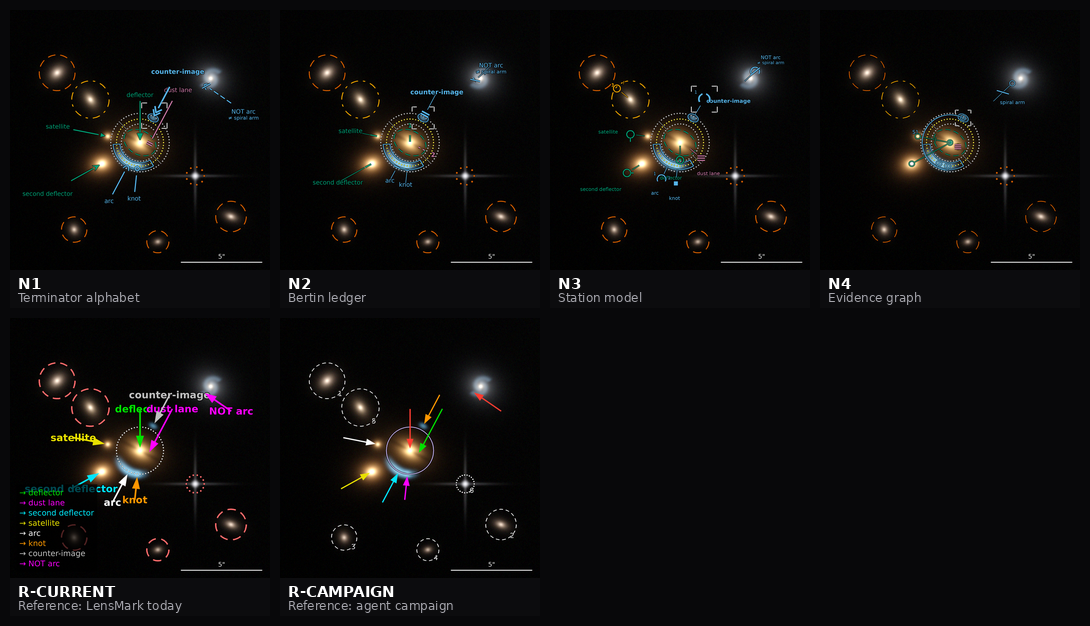
#> input picture formats/AstroMark/research/examples/reference/contact-260.png, 1090 x 626 px, given in place of null.png, which was not available
$ python measure.py metrics
#> lines starting #> are read from the running program, lines starting #| are printed output that depends on the picture; after the words box and inside, x2 and y2 are one past the last pixel; in counts of white or black regions, pixels touching at a corner belong together; pictures that were not available may be replaced by others from this repository, and a replacement may not be noted
#!/usr/bin/env python3
"""Measure the AstroMark notation arms, and build the comparison sheets.

    python measure.py metrics            # the numeric table
    python measure.py sheets             # contact sheets, CVD sheets, polarity triad, A/B pages
    python measure.py all

WHAT IS MEASURED, AND THE ONE TRAP

  ink %            overlay pixels differing from the null arm by >10/255, over panel pixels.
  occlusion %      the same, restricted to INFORMATIVE base pixels (luminance > sky + 3 sigma).
                   This is "let me see more of what's behind it" as a number.
  ink/statement    ink % divided by the number of marks the arm actually drew.

  The trap: raw ink is NOT comparable across arms that express different amounts. The two reference
  arms cannot draw bound rings or segmentation polygons at all, so they look thinner for free. An
  arm is penalised for saying more, which is the opposite of what the comparison is for. Both raw
  and normalised figures are therefore reported, and the statement count is printed beside them, so
  nobody reads the raw column alone.

  contrast p5      5th-percentile |L_ink - L_local| over stroke pixels, local = 5-px annulus median.
                   This is the number that says whether the casing works over a bright core, where
                   a thin unhaloed stroke fails and a heavy black halo passes but looks blocky.
"""
from __future__ import annotations

import argparse
import json
import subprocess
import sys
from pathlib import Path

import numpy as np
from PIL import Image, ImageDraw, ImageFont

import cvd
from render_proposals import ARMS, UPSCALE

HERE = Path(__file__).parent
REF = HERE / "reference"
PANEL = None          # set from the null arm


def load(arm: str, panel_only: bool = True) -> np.ndarray:
#> called with arm = 'null', panel_only = True
    im = Image.open(REF / f"{arm}.png").convert("RGB")
#> im is the input picture: PIL image 1090x626 RGB; mean R, G, B 13.5, 12.5, 12.2
    if panel_only:
        n = im.width
#> n = 1090
        im = im.crop((0, 0, n, n))
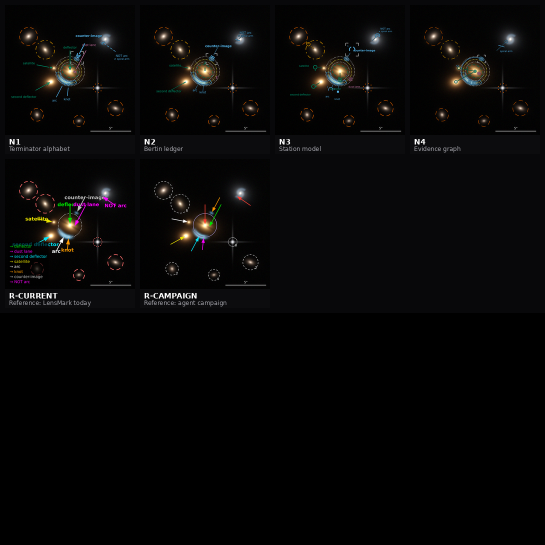
#> im: PIL image 1090x1090 RGB (shown at 1/2 size); mean R, G, B 7.7, 7.2, 7
    return np.asarray(im, dtype=np.float64)


def informative_mask(base: np.ndarray) -> np.ndarray:
    lum = base @ [0.2126, 0.7152, 0.0722]
    sky = float(np.median(lum))
#> sky = 2.14
    sig = float(np.std(lum[lum < np.percentile(lum, 80)]))
#> sig = 1.9
    return lum > sky + 3.0 * sig
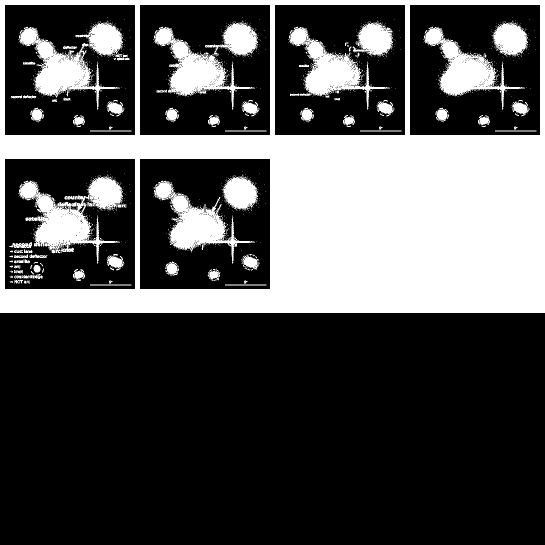
#> returned value: shape (1090, 1090) bool (shown at 1/2 size); 31.3% white; 1056 white regions (969 under 20 px), largest, box (x1, y1, x2, y2) and area: (0, 0, 1090, 626) 276740, (37, 351, 246, 528) 14232, (307, 362, 510, 528) 9978


def local_median(lum: np.ndarray, r: int = 5) -> np.ndarray:
    """Median of a (2r+1) box, computed by shifted stacking — no scipy."""
#> called with r = 5
    stack = []
    for dy in range(-r, r + 1, 2):
        for dx in range(-r, r + 1, 2):
            stack.append(np.roll(np.roll(lum, dy, 0), dx, 1))
#> after the loop, stack = 36 items
    return np.median(np.stack(stack), axis=0)
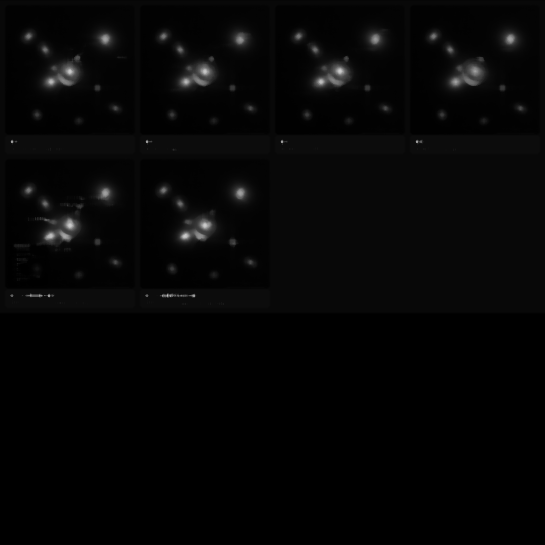
#> returned value: shape (1090, 1090) float64 (shown at 1/2 size); min 0, max 245.5, mean 5.6


# [15 lines left out: function statement_count, not called in this run]


def metrics(arms: list[str]) -> list[dict]:
    base = load("null")
    inf = informative_mask(base)
    blum = base @ [0.2126, 0.7152, 0.0722]
    loc = local_median(blum)
#> (the run stopped early here; a loop or call above may not have finished)

$ run again, on formats/AstroMark/research/examples/reference/n2.png
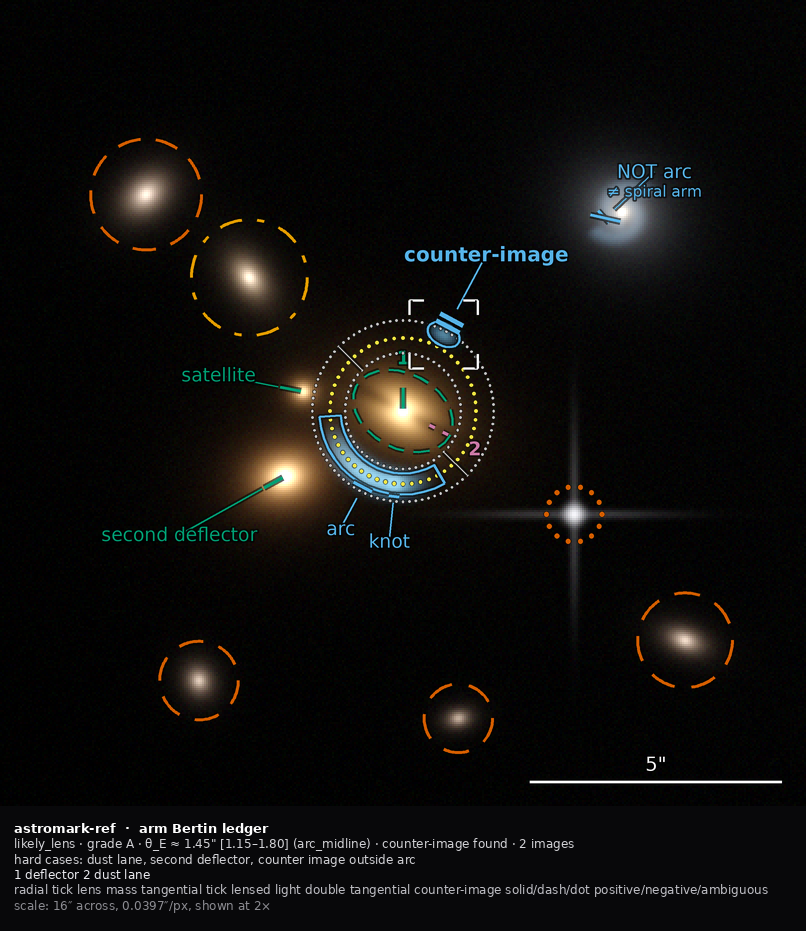
#> input picture formats/AstroMark/research/examples/reference/n2.png, 806 x 931 px, given in place of null.png, which was not available
#> in load, im is the input picture: PIL image 806x931 RGB; mean R, G, B 14.7, 13.6, 12.1
#> im: PIL image 806x806 RGB
#> sky = 3.94
#> sig = 2.31
#> in informative_mask, `return lum > sky + 3.0 * sig`:
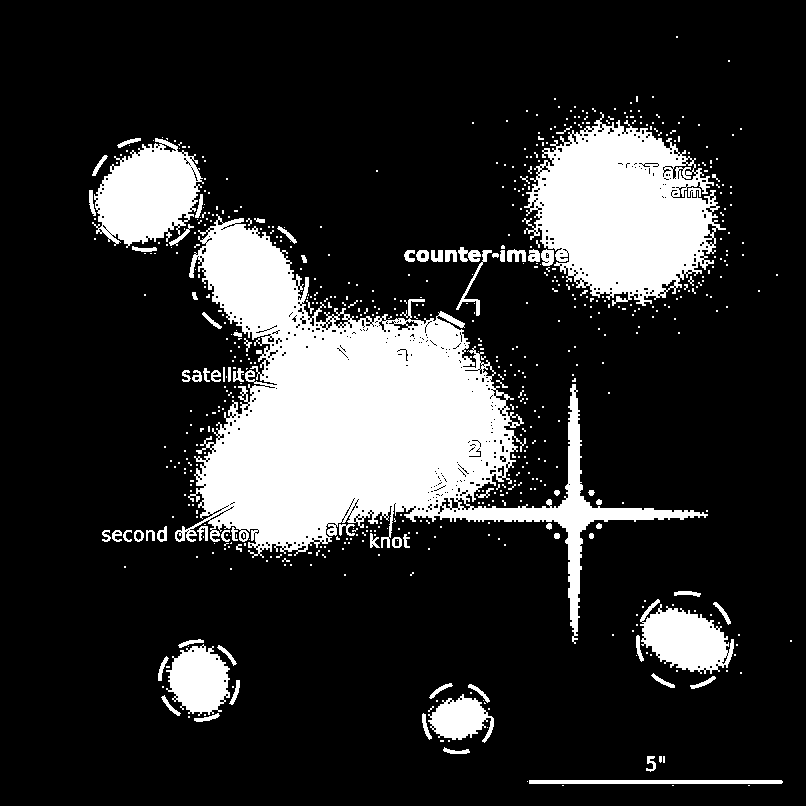
#> returned value: shape (806, 806) bool; 18.2% white; 628 white regions (543 under 20 px), largest, box (x1, y1, x2, y2) and area: (175, 214, 708, 644) 67935, (522, 112, 726, 306) 23873, (92, 138, 204, 248) 7809
#> after the loop in local_median, `for dy in range(-r, r + 1, 2):`: stack = 36 items
#> in local_median, `return np.median(np.stack(stack), axis=0)`:
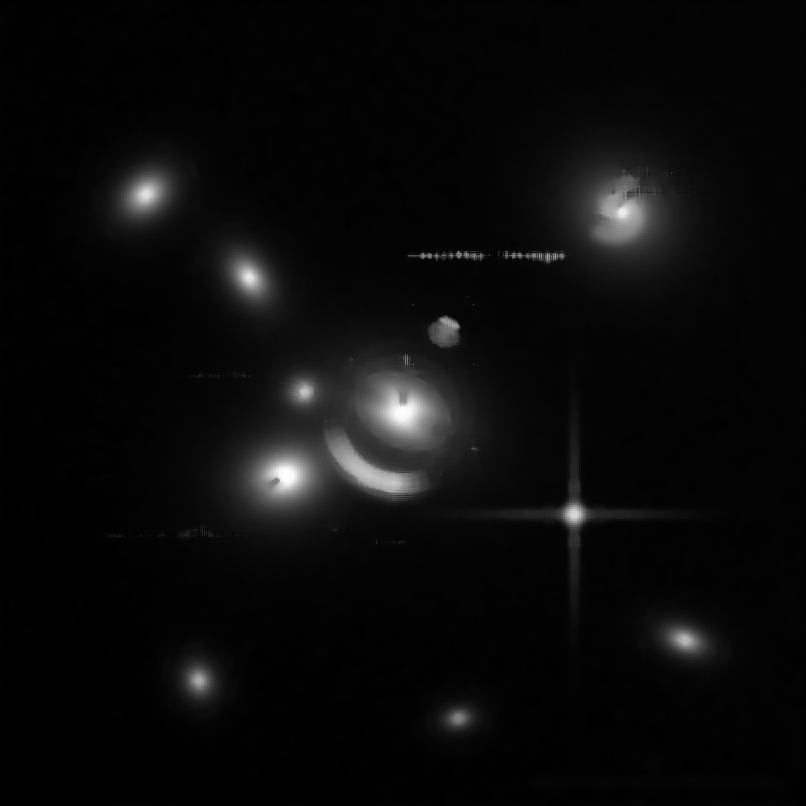
#> returned value: shape (806, 806) float64; min 0.144, max 254.5, mean 10.8

$ run again, on formats/AstroMark/research/examples/reference/n4.png
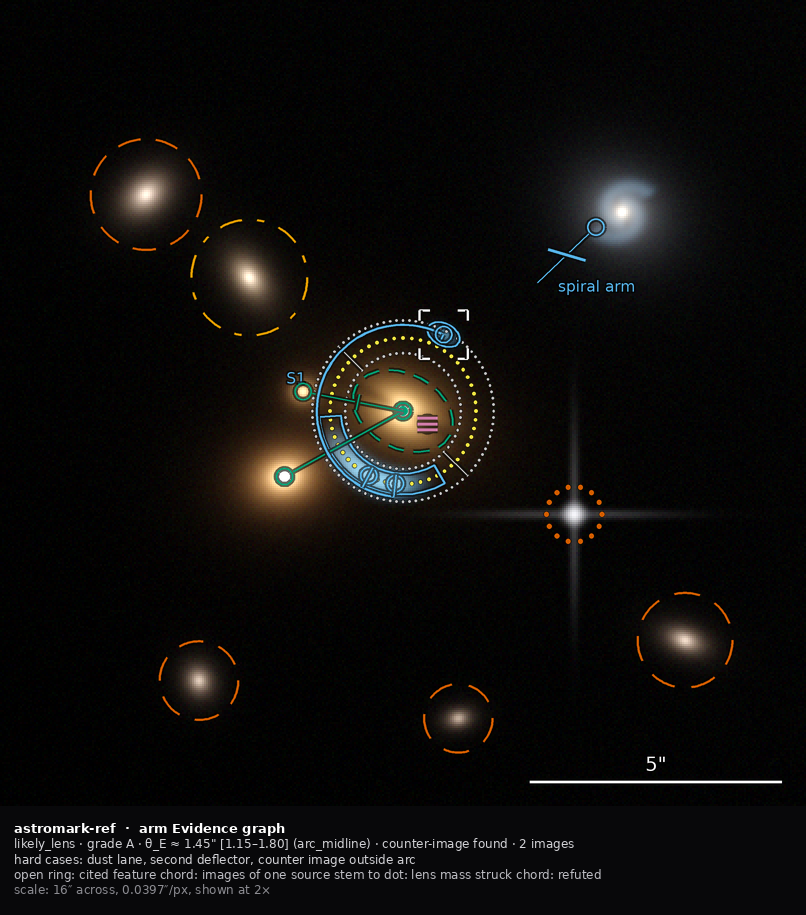
#> input picture formats/AstroMark/research/examples/reference/n4.png, 806 x 915 px, given in place of null.png, which was not available
#> in load, im is the input picture: PIL image 806x915 RGB; mean R, G, B 14, 12.7, 11.2
#> im: PIL image 806x806 RGB
#> sky = 3.94
#> sig = 2.28
#> in informative_mask, `return lum > sky + 3.0 * sig`:
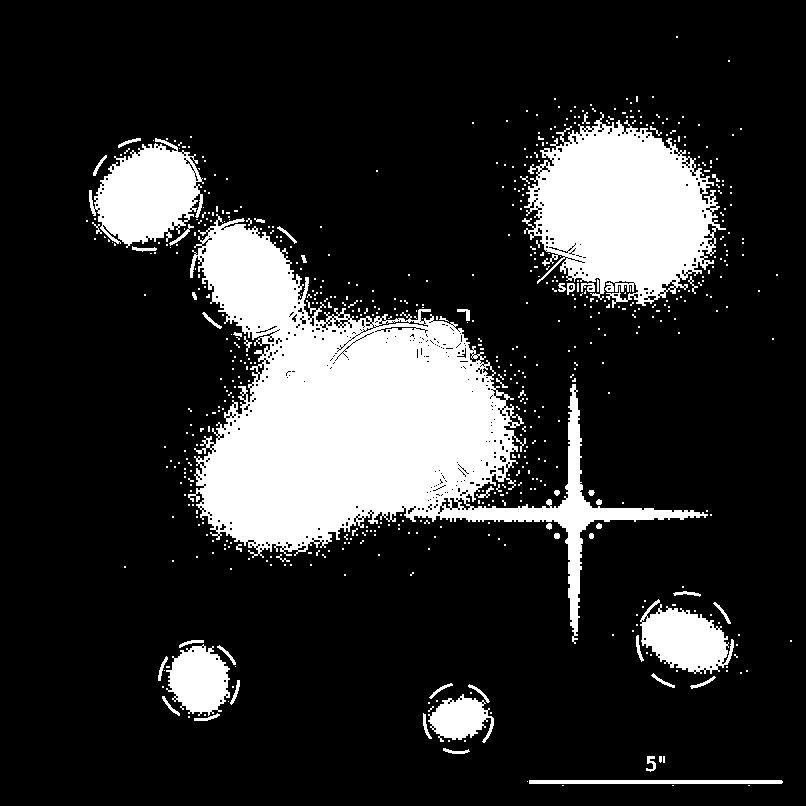
#> returned value: shape (806, 806) bool; 17.9% white; 612 white regions (549 under 20 px), largest, box (x1, y1, x2, y2) and area: (188, 214, 708, 644) 68306, (522, 112, 726, 308) 24172, (89, 138, 204, 248) 7913
#> after the loop in local_median, `for dy in range(-r, r + 1, 2):`: stack = 36 items
#> in local_median, `return np.median(np.stack(stack), axis=0)`:
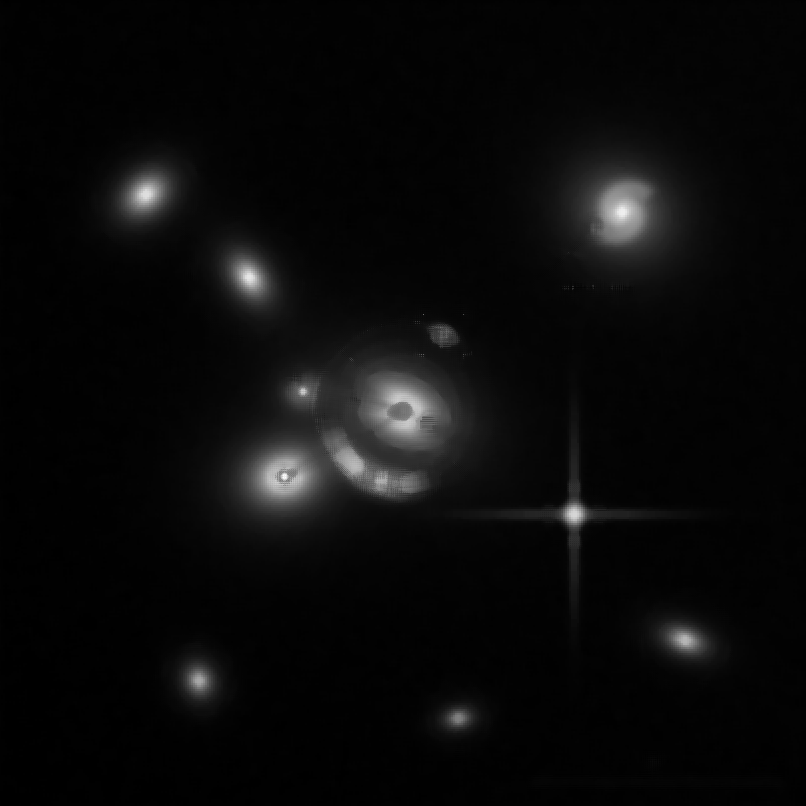
#> returned value: shape (806, 806) float64; min 0.144, max 255, mean 10.4
